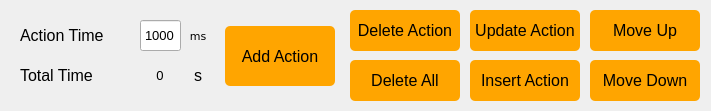
    <widget class="QWidget" name="widget_1" native="true">
     <property name="geometry">
      <rect>
       <x>485</x>
       <y>240</y>
       <width>711</width>
       <height>111</height>
      </rect>
     </property>
     <property name="font">
      <font>
       <family>Arial</family>
       <pointsize>10</pointsize>
      </font>
     </property>
     <property name="styleSheet">
      <string notr="true">#widget_1 {border:1px solid #242424;
border-color: rgb(200, 200, 200);}</string>
     </property>
     <widget class="QLabel" name="label_time">
      <property name="geometry">
       <rect>
        <x>20</x>
        <y>20</y>
        <width>111</width>
        <height>31</height>
       </rect>
      </property>
      <property name="font">
       <font>
        <family>Arial</family>
        <pointsize>12</pointsize>
       </font>
      </property>
      <property name="text">
       <string>Action Time</string>
      </property>
     </widget>
     <widget class="QLineEdit" name="lineEdit_time">
      <property name="geometry">
       <rect>
        <x>140</x>
        <y>20</y>
        <width>41</width>
        <height>31</height>
       </rect>
      </property>
      <property name="font">
       <font>
        <family>Arial</family>
        <pointsize>10</pointsize>
       </font>
      </property>
      <property name="text">
       <string>1000</string>
      </property>
      <property name="maxLength">
       <number>30000</number>
      </property>
      <property name="alignment">
       <set>Qt::AlignCenter</set>
      </property>
     </widget>
     <widget class="QPushButton" name="Button_AddAction">
      <property name="geometry">
       <rect>
        <x>225</x>
        <y>26</y>
        <width>110</width>
        <height>60</height>
       </rect>
      </property>
      <property name="font">
       <font>
        <family>Arial</family>
        <pointsize>12</pointsize>
       </font>
      </property>
      <property name="styleSheet">
       <string notr="true">QPushButton{background-color: rgb(255, 165, 0);}
QPushButton:hover{background-color:  rgb(255, 210, 0);}
QPushButton{border-radius:5px;}</string>
      </property>
      <property name="text">
       <string>Add Action</string>
      </property>
     </widget>
     <widget class="QPushButton" name="Button_DelectAction">
      <property name="geometry">
       <rect>
        <x>350</x>
        <y>10</y>
        <width>110</width>
        <height>41</height>
       </rect>
      </property>
      <property name="font">
       <font>
        <family>Arial</family>
        <pointsize>12</pointsize>
       </font>
      </property>
      <property name="styleSheet">
       <string notr="true">QPushButton{background-color: rgb(255, 165, 0);}
QPushButton:hover{background-color:  rgb(255, 210, 0);}
QPushButton{border-radius:5px;}</string>
      </property>
      <property name="text">
       <string>Delete Action</string>
      </property>
     </widget>
     <widget class="QPushButton" name="Button_UpdateAction">
      <property name="geometry">
       <rect>
        <x>470</x>
        <y>10</y>
        <width>110</width>
        <height>41</height>
       </rect>
      </property>
      <property name="font">
       <font>
        <family>Arial</family>
        <pointsize>12</pointsize>
       </font>
      </property>
      <property name="styleSheet">
       <string notr="true">QPushButton{background-color: rgb(255, 165, 0);}
QPushButton:hover{background-color:  rgb(255, 210, 0);}
QPushButton{border-radius:5px;}</string>
      </property>
      <property name="text">
       <string>Update Action</string>
      </property>
     </widget>
     <widget class="QPushButton" name="Button_InsertAction">
      <property name="geometry">
       <rect>
        <x>470</x>
        <y>60</y>
        <width>110</width>
        <height>41</height>
       </rect>
      </property>
      <property name="font">
       <font>
        <family>Arial</family>
        <pointsize>12</pointsize>
       </font>
      </property>
      <property name="styleSheet">
       <string notr="true">QPushButton{background-color: rgb(255, 165, 0);}
QPushButton:hover{background-color:  rgb(255, 210, 0);}
QPushButton{border-radius:5px;}</string>
      </property>
      <property name="text">
       <string>Insert Action</string>
      </property>
     </widget>
     <widget class="QPushButton" name="Button_MoveUpAction">
      <property name="geometry">
       <rect>
        <x>590</x>
        <y>10</y>
        <width>110</width>
        <height>41</height>
       </rect>
      </property>
      <property name="font">
       <font>
        <family>Arial</family>
        <pointsize>12</pointsize>
       </font>
      </property>
      <property name="styleSheet">
       <string notr="true">QPushButton{background-color: rgb(255, 165, 0);}
QPushButton:hover{background-color:  rgb(255, 210, 0);}
QPushButton{border-radius:5px;}</string>
      </property>
      <property name="text">
       <string>Move Up</string>
      </property>
     </widget>
     <widget class="QPushButton" name="Button_MoveDownAction">
      <property name="geometry">
       <rect>
        <x>590</x>
        <y>60</y>
        <width>110</width>
        <height>41</height>
       </rect>
      </property>
      <property name="font">
       <font>
        <family>Arial</family>
        <pointsize>12</pointsize>
       </font>
      </property>
      <property name="styleSheet">
       <string notr="true">QPushButton{background-color: rgb(255, 165, 0);}
QPushButton:hover{background-color:  rgb(255, 210, 0);}
QPushButton{border-radius:5px;}</string>
      </property>
      <property name="text">
       <string>Move Down</string>
      </property>
     </widget>
     <widget class="QLabel" name="label_time_2">
      <property name="geometry">
       <rect>
        <x>20</x>
        <y>60</y>
        <width>91</width>
        <height>31</height>
       </rect>
      </property>
      <property name="font">
       <font>
        <family>Arial</family>
        <pointsize>12</pointsize>
       </font>
      </property>
      <property name="text">
       <string>Total Time</string>
      </property>
     </widget>
     <widget class="QLabel" name="label">
      <property name="geometry">
       <rect>
        <x>190</x>
        <y>25</y>
        <width>16</width>
        <height>21</height>
       </rect>
      </property>
      <property name="font">
       <font>
        <family>DejaVu Sans</family>
        <pointsize>8</pointsize>
       </font>
      </property>
      <property name="text">
       <string>ms</string>
      </property>
      <property name="alignment">
       <set>Qt::AlignCenter</set>
      </property>
     </widget>
     <widget class="QLabel" name="label_5">
      <property name="geometry">
       <rect>
        <x>190</x>
        <y>65</y>
        <width>16</width>
        <height>21</height>
       </rect>
      </property>
      <property name="font">
       <font>
        <family>Arial</family>
        <pointsize>12</pointsize>
       </font>
      </property>
      <property name="text">
       <string>s</string>
      </property>
      <property name="alignment">
       <set>Qt::AlignCenter</set>
      </property>
     </widget>
     <widget class="QLabel" name="label_TotalTime">
      <property name="geometry">
       <rect>
        <x>130</x>
        <y>65</y>
        <width>60</width>
        <height>20</height>
       </rect>
      </property>
      <property name="layoutDirection">
       <enum>Qt::LeftToRight</enum>
      </property>
      <property name="text">
       <string>0</string>
      </property>
      <property name="alignment">
       <set>Qt::AlignCenter</set>
      </property>
     </widget>
     <widget class="QPushButton" name="Button_DelectAllAction">
      <property name="geometry">
       <rect>
        <x>350</x>
        <y>60</y>
        <width>110</width>
        <height>41</height>
       </rect>
      </property>
      <property name="font">
       <font>
        <family>Arial</family>
        <pointsize>12</pointsize>
       </font>
      </property>
      <property name="styleSheet">
       <string notr="true">QPushButton{background-color: rgb(255, 165, 0);}
QPushButton:hover{background-color:  rgb(255, 210, 0);}
QPushButton{border-radius:5px;}</string>
      </property>
      <property name="text">
       <string>Delete All</string>
      </property>
     </widget>
    </widget>
